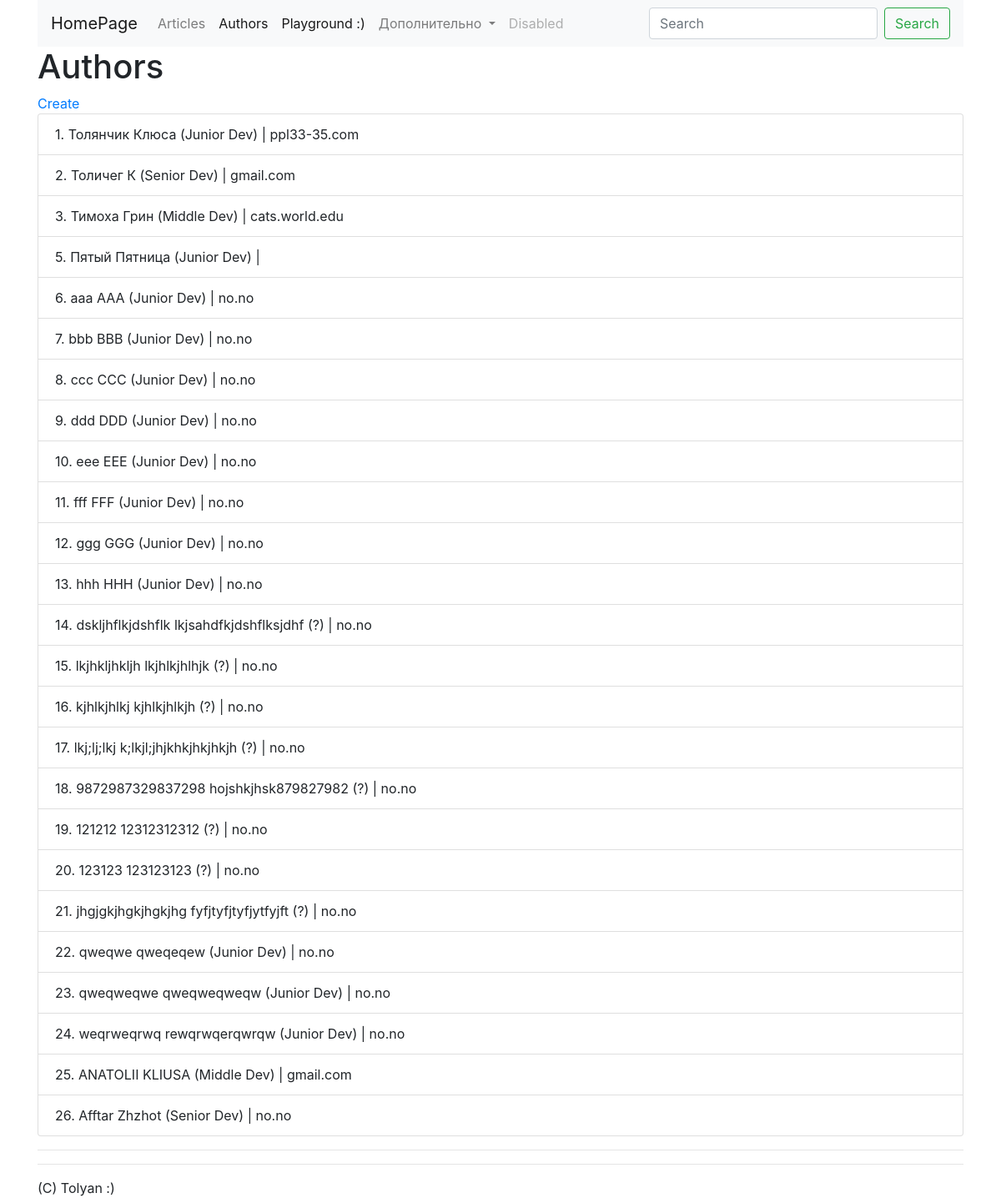
Screenshot of /authors/ with the database file from the repository.
### authors/models.py (models this page shows)
class Author(models.Model):
    objects = None
    class Meta:
        verbose_name = 'Аффтар'
        verbose_name_plural = 'Аффтары'
    LEVELS = (
        ('J', 'Junior Dev'),
        ('M', 'Middle Dev'),
        ('S', 'Senior Dev')
    )
    DICT_LEVELS = {
        x[0]: x[1] for x in LEVELS
    }
    first_name = models.CharField(max_length=50)
    last_name = models.CharField(max_length=50)
    email = models.EmailField(null=True, default='none@no.no', blank='')
    level = models.CharField(max_length=1, choices=LEVELS, default=LEVELS[0][0])
    def __str__(self):
        level_desc = self.DICT_LEVELS[self.level] if self.level else '?'
        return (
            f'{self.first_name} {self.last_name} ({level_desc})'
        )

### authors/views.py (the view)
# urls.py: path('', views.IndexView.as_view(), name='index'),
class IndexView(ListView):
    template_name = 'authors/index.html'
    model = Author
    context_object_name = 'authors'

### authors/templatetags/email_domain.py (called while the page is built)
@register.filter
@stringfilter
def cut_email_domain(value):
    if '@' in value:
        return value.partition('@')[2]
    else:
        return ''

### authors/templates/authors/index.html (shortened to what this page needs)
{% extends 'homepage/base.html' %}
{% load email_domain %}
{% block body %}
<h1>Authors</h1>
<a href="{% url 'authors:create' %}">Create</a>
<div>
    <ul class="list-group">
        {% for author in authors %}
            <li class="list-group-item">
                {{ author.id }}. {{ author }} | {{ author.email|cut_email_domain }}
            </li>
        {% endfor %}
    </ul>
    <hr>
</div>
{% endblock %}

### rows the page displays
Author: id "1", level+first_name+last_name "Толянчик Клюса (Junior Dev)", email "ppl33-35.com"
Author: id "2", level+first_name+last_name "Толичег К (Senior Dev)", email "gmail.com"
Author: id "3", level+first_name+last_name "Тимоха Грин (Middle Dev)", email "cats.world.edu"
Author: id "5", level+first_name+last_name "Пятый Пятница (Junior Dev)"
Author: id "6", level+first_name+last_name "aaa AAA (Junior Dev)", email "no.no"
Author: id "7", level+first_name+last_name "bbb BBB (Junior Dev)", email "no.no"
Author: id "8", level+first_name+last_name "ccc CCC (Junior Dev)", email "no.no"
Author: id "9", level+first_name+last_name "ddd DDD (Junior Dev)", email "no.no"
Author: id "10", level+first_name+last_name "eee EEE (Junior Dev)", email "no.no"
Author: id "11", level+first_name+last_name "fff FFF (Junior Dev)", email "no.no"
Author: id "12", level+first_name+last_name "ggg GGG (Junior Dev)", email "no.no"
Author: id "13", level+first_name+last_name "hhh HHH (Junior Dev)", email "no.no"
Author: id "14", level+first_name+last_name "dskljhflkjdshflk lkjsahdfkjdshflksjdhf (?)", email "no.no"
Author: id "15", level+first_name+last_name "lkjhkljhkljh lkjhlkjhlhjk (?)", email "no.no"
Author: id "16", level+first_name+last_name "kjhlkjhlkj kjhlkjhlkjh (?)", email "no.no"
Author: id "17", level+first_name+last_name "lkj;lj;lkj k;lkjl;jhjkhkjhkjhkjh (?)", email "no.no"
Author: id "18", level+first_name+last_name "9872987329837298 hojshkjhsk879827982 (?)", email "no.no"
Author: id "19", level+first_name+last_name "121212 12312312312 (?)", email "no.no"
Author: id "20", level+first_name+last_name "123123 123123123 (?)", email "no.no"
Author: id "21", level+first_name+last_name "jhgjgkjhgkjhgkjhg fyfjtyfjtyfjytfyjft (?)", email "no.no"
Author: id "22", level+first_name+last_name "qweqwe qweqeqew (Junior Dev)", email "no.no"
Author: id "23", level+first_name+last_name "qweqweqwe qweqweqweqw (Junior Dev)", email "no.no"
Author: id "24", level+first_name+last_name "weqrweqrwq rewqrwqerqwrqw (Junior Dev)", email "no.no"
Author: id "25", level+first_name+last_name "ANATOLII KLIUSA (Middle Dev)", email "gmail.com"
Author: id "26", level+first_name+last_name "Afftar Zhzhot (Senior Dev)", email "no.no"
